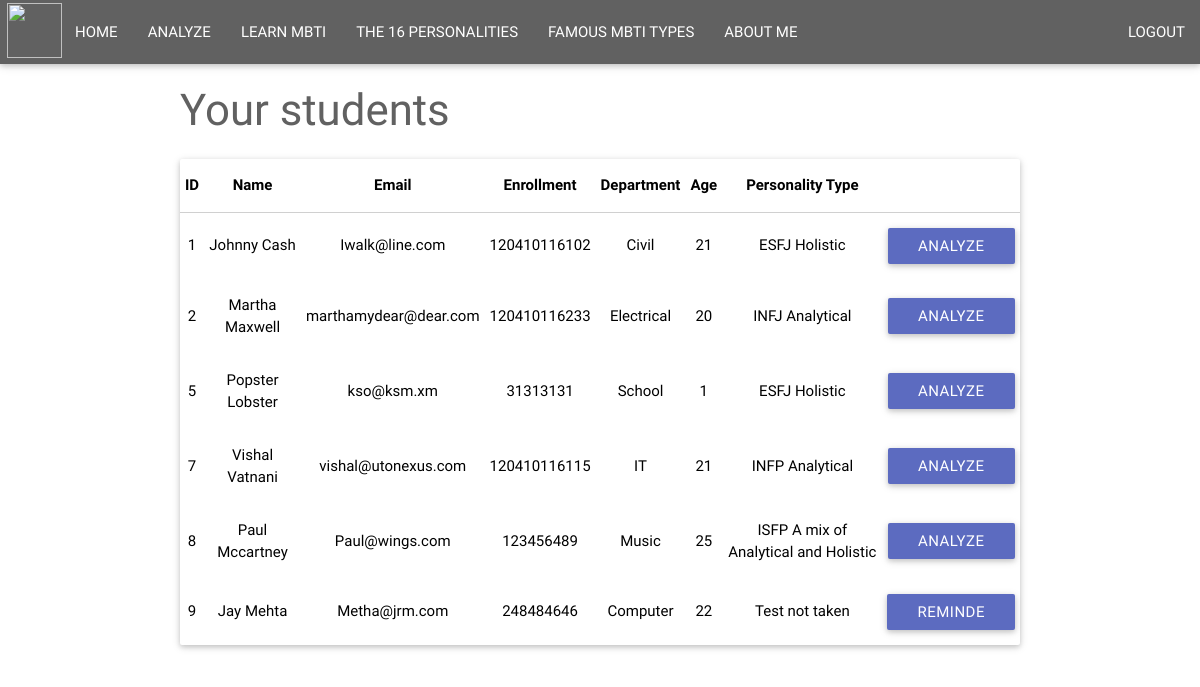
The app's page /analyze (signed in) with its own data.
### SACA.py (models this page shows, shortened)
class User(db.Model):
    id = db.Column(db.Integer, primary_key=True)
    username = db.Column(db.String(64), index=True, unique=True)
    email = db.Column(db.String(64), index=True, unique=True)
    password = db.Column(db.String(64), index=True, unique=False)
    basic_info = db.relationship("BasicInfo", uselist=False, backref="user", single_parent=True)
    personality_info = db.relationship("Personality", backref="personality", uselist=False, single_parent=True)

class BasicInfo(db.Model):
    __tablename__ = 'Basic Information'
    id = db.Column(db.Integer, db.ForeignKey(User.id), primary_key=True)
    first_name = db.Column(db.String(64), index=True, unique=False)
    last_name = db.Column(db.String(64), index=True, unique=False)
    gender = db.Column(db.String(8), index=True, unique=False)
    enrollment = db.Column(db.String(16), index=True, unique=True)
    department = db.Column(db.String(40), index=True, unique=False)
    age = db.Column(db.INTEGER, index=True, unique=False)
    CPI = db.Column(db.String(5), index=True, unique=False)
    backlogs = db.Column(db.INTEGER, index=True, unique=False)
    transport = db.Column(db.String(20), index=True, unique=False)
    fav_subjects = db.Column(db.String(128), index=True, unique=False)

class Personality(db.Model):
    __tablename__ = 'Personality Information'
    id = db.Column(db.INTEGER, db.ForeignKey(User.id), primary_key=True)
    personality_type = db.Column(db.String(5))
    personality_preference = db.Column(db.String(40))
    introvert = db.Column(db.String(50), unique=False)
    extrovert = db.Column(db.String(50), unique=False)
    sensing = db.Column(db.String(50), unique=False)
    intuition = db.Column(db.String(50), unique=False)
    thinking = db.Column(db.String(50), unique=False)
    feeling = db.Column(db.String(50), unique=False)
    judging = db.Column(db.String(50), unique=False)
    perceiving = db.Column(db.String(50), unique=False)

### SACA.py (the view)
@app.route('/analyze', methods=['GET'])
def analyze():
    if 'user' not in session:
        return redirect('/')
    elif 'user' in session:
        all_users = User.query.all()
        all_personality = Personality.query.all()
        '''
        for user in all_users:
            if user.basic_info is None:
                user.basic_info = 'N/A'
        '''
        return render_template('analyze.html', all_users=all_users, all_personality=all_personality)
    return redirect('/')

### templates/analyze.html
{% extends 'base.html' %}
{% block content_expanded %}
    <h3 class="grey-text text-darken-2">Your students</h3>
<div class="row">
	<div class="col m12">
		<div class="card black-text">
		<table class="centered responsive-table">
	        <thead>
	          <tr>
                  <th>ID</th>
                  <th>Name</th>
                  <th>Email</th>
                  <th>Enrollment</th>
                  <th>Department</th>
                  <th>Age</th>
                  <th>Personality Type</th>
	          </tr>
	        </thead>
	        <tbody>
            {% for user in all_users %}
                {% if user.basic_info is not none %}
	          <tr>
                  <td>{{ user.id }}</td>
                  <td>{{ user.basic_info.first_name.title()}} {{ user.basic_info.last_name.title() }}</td>
                  <td>{{ user.email }}</td>
                  <td>{{ user.basic_info.enrollment }}</td>
                  <td>{{ user.basic_info.department }}</td>
                  <td>{{ user.basic_info.age }}</td>
                  <td>
                      {% if not user.personality_info is none %}
                        {{user.personality_info.personality_type  }}
                        {{user.personality_info.personality_preference  }}
                          {%else%}
                          Test not taken
                          {% endif %}
                  </td>
                  <td>
                      {% if not user.personality_info is none %}
                      <a href="{{ url_for('analysis',user_name = user.username)}}">
                      <div class="btn indigo lighten-1">Analyze</div>
                      </a>
                      {% else %}
                          <a href="mailto:{{ user.email }}?subject=Reminder%20for%20personality%20test">
                      <div class="btn indigo lighten-1">Reminde</div></a>
                      {% endif %}
                  </td>
	          </tr>
                {% endif %}
            {% endfor %}
	        </tbody>
        </table>
  		</div>
	</div>
</div>
{% endblock %}

### records on screen
User: id "1", basic_info.first_name "Johnny", basic_info.last_name "Cash", email "Iwalk@line.com", basic_info.enrollment "120410116102", basic_info.department "Civil", basic_info.age "21", personality_info.personality_type "ESFJ", personality_info.personality_preference "Holistic"
User: id "2", basic_info.first_name "Martha", basic_info.last_name "Maxwell", email "marthamydear@dear.com", basic_info.enrollment "120410116233", basic_info.department "Electrical", basic_info.age "20", personality_info.personality_type "INFJ", personality_info.personality_preference "Analytical"
User: id "5", basic_info.first_name "Popster", basic_info.last_name "Lobster", email "kso@ksm.xm", basic_info.enrollment "31313131", basic_info.department "School", basic_info.age "1", personality_info.personality_type "ESFJ", personality_info.personality_preference "Holistic"
User: id "7", basic_info.first_name "Vishal", basic_info.last_name "Vatnani", email "vishal@utonexus.com", basic_info.enrollment "120410116115", basic_info.department "IT", basic_info.age "21", personality_info.personality_type "INFP", personality_info.personality_preference "Analytical"
User: id "8", basic_info.first_name "Paul", basic_info.last_name "Mccartney", email "Paul@wings.com", basic_info.enrollment "123456489", basic_info.department "Music", basic_info.age "25", personality_info.personality_type "ISFP", personality_info.personality_preference "A mix of Analytical and Holistic"
User: id "9", basic_info.first_name "Jay", basic_info.last_name "Mehta", email "Metha@jrm.com", basic_info.enrollment "248484646", basic_info.department "Computer", basic_info.age "22", shows "Test not taken"
